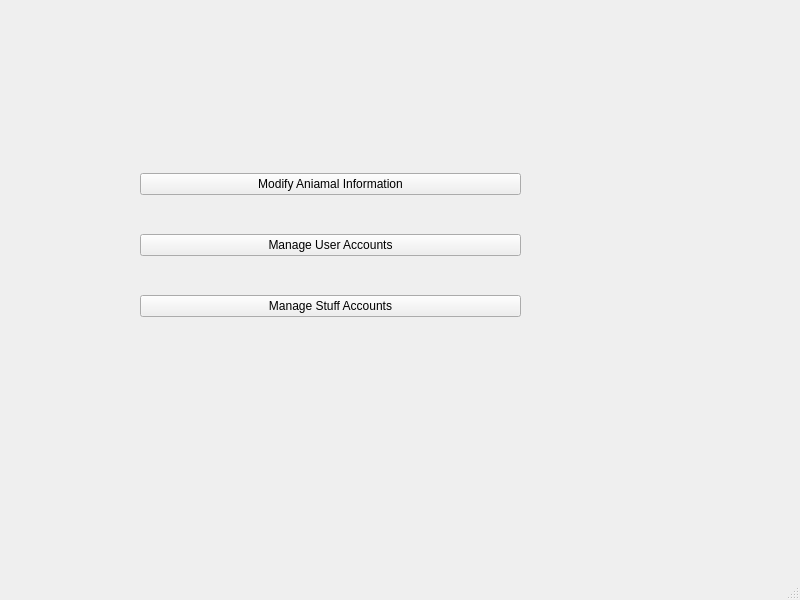
<?xml version="1.0" encoding="UTF-8"?>
<ui version="4.0">
 <class>MainWindow</class>
 <widget class="QMainWindow" name="MainWindow">
  <property name="geometry">
   <rect>
    <x>0</x>
    <y>0</y>
    <width>800</width>
    <height>600</height>
   </rect>
  </property>
  <property name="windowTitle">
   <string>MainWindow</string>
  </property>
  <widget class="QWidget" name="centralwidget">
   <widget class="QWidget" name="">
    <property name="geometry">
     <rect>
      <x>140</x>
      <y>140</y>
      <width>381</width>
      <height>211</height>
     </rect>
    </property>
    <layout class="QVBoxLayout" name="verticalLayout">
     <item>
      <widget class="QPushButton" name="pushButton">
       <property name="text">
        <string>Modify Aniamal Information</string>
       </property>
      </widget>
     </item>
     <item>
      <widget class="QPushButton" name="pushButton_3">
       <property name="text">
        <string>Manage User Accounts</string>
       </property>
      </widget>
     </item>
     <item>
      <widget class="QPushButton" name="pushButton_2">
       <property name="text">
        <string>Manage Stuff Accounts</string>
       </property>
      </widget>
     </item>
    </layout>
   </widget>
  </widget>
  <widget class="QMenuBar" name="menubar">
   <property name="geometry">
    <rect>
     <x>0</x>
     <y>0</y>
     <width>800</width>
     <height>22</height>
    </rect>
   </property>
  </widget>
  <widget class="QStatusBar" name="statusbar"/>
 </widget>
 <resources/>
 <connections/>
</ui>
